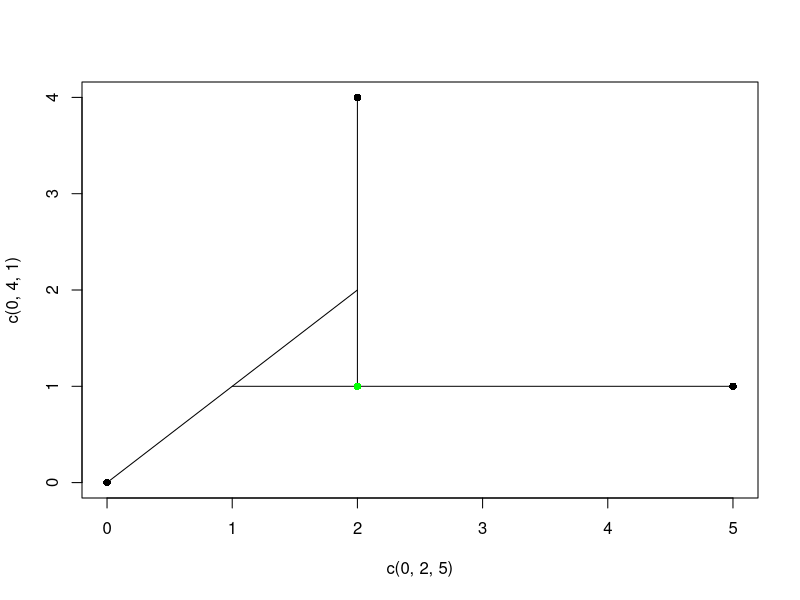
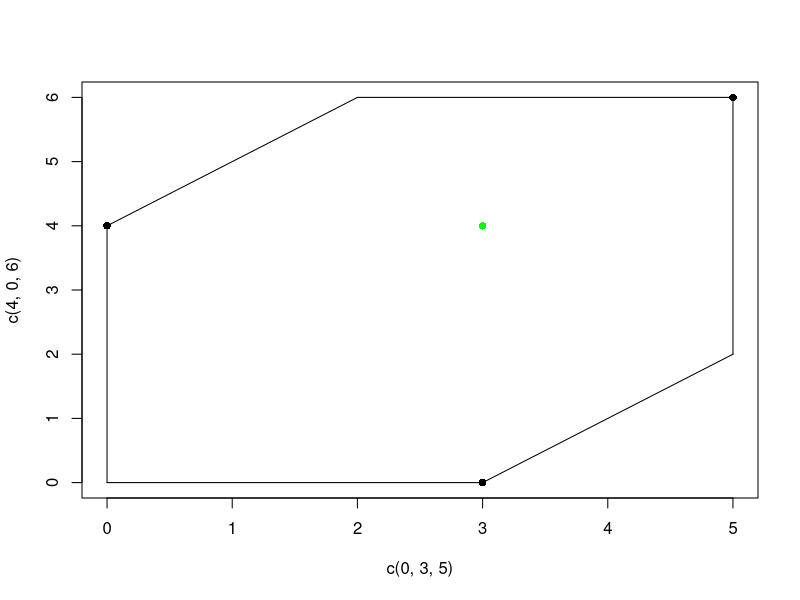

The R script that drew these images, in order:
# This code implements Sturm's algorithm for sets of bidimensional points in the 
# tropical metric space
a = c(0,0)
b = c(2,4)
c = c(5,1)


a = c(0,4)
b = c(3,0)
c = c(5, 6)

# undefined curvature triangle

a = c(0,0)
b = c(448,449)
c = c(452,256)


P<- matrix(c(a,b, c),nrow=length(a))
K = 100000
N = 10
epsilon = 0.0001

#does not converge
K = 20000
N = 100
epsilon = 0.0001


dtr <- function (x, y){
  x = c(0,x)
  y = c(0,y)
  return (max(x-y) - min(x-y))
}
deu <- function (x, y) return (sqrt(sum((x-y)^2)))
sosd <- function (d, mu, P) {
  sos = 0
  for (i in 1:ncol(P)){
    x = P[,i]
    sos = sos + d(x,mu)^2
  }
  return (sos)
}

tropicalLine <-  function (x,y, tk) {
  if (identical(x,y)) {
    mu =  (x)
    return (mu)
  }
  if ((x[1] == y[1]) | (x[2] == y[2])) {
    mu = ((1-tk)*x+y*tk)
    return (mu)
  }
  
  if ((x[1] == x[2]) & (y[1] == y[2])){
    mu = ((1-tk)*x+y*tk)
    return (mu)
  }
  
  if (x[1]<y[1]) {
    a = x
    b = y
  }
  if (x[1]>y[1]) {
    a = y
    b = x
  }
  if ((a[2]<b[2]) & ((a[1]-a[2])<=(b[1]-b[2]))){
    t = (b[2]-a[2])/(b[1]-a[1])
    if (tk <= t) {
      mu = c(a[1]+tk*(b[1]-a[1]), a[2]+tk*(b[1]-a[1]))
    }
    if (t < tk) {
      mu = c(a[1]+tk*(b[1]-a[1]), b[2])
      
    }
  }
  
  if ((a[2]<b[2]) & ((a[1]-a[2])>(b[1]-b[2]))){
    t = (b[1]-a[1])/(b[2]-a[2])
    if (t >= tk) {
      mu = c(a[1]+tk*(b[2]-a[2]), a[2]+tk*(b[2]-a[2]))
    }
    if (t < tk) {
      mu = c(b[1],a[2]+tk*(b[2]-a[2]))
      
    }
  }
  
  if (a[2]>b[2]){
    t = (a[2]-b[2])/(a[2]-b[2]+b[1]-a[1])
    if (t >= tk) {
      mu = c(a[1],a[2]-tk*(a[2]-b[2]+b[1]-a[1]))
    }
    if (t < tk) {
      mu = c(a[1]+b[2]-a[2]+tk*(a[2]-b[2]+b[1]-a[1]),b[2])
    }
  }
  return (mu)
}


FrechetStrum <- function (P, K, N, epsilon){
  mu = P[,sample(ncol(P),size=1)]
  d = c()
  for (k in 1:K){
    p = P[,sample(ncol(P),size=1)]
    muk=mu
    tk = 1/(k+1)
    mu = tropicalLine(muk, p, tk )
    d = c(d, deu(muk, mu))
    ld = length(d)
    if (ld>N){
      if (all(d[c((ld-N):ld )]<epsilon) ) {
        return (c(mu, sosd(dtr, mu, P)))
      }
    }
  }
  crit = 0
  return (c("out for iterations:", mu))
}

FrechetStrum(P, K, N, epsilon)

frMeans <- matrix(NA, nrow = 50, ncol = 3)
for (i in 1:50){
  frMeans[i,] <- FrechetStrum(P, K, N, epsilon)
}

plot(c(0, 2, 5),c(0, 4, 1), pch = 16)
lines (c(0,2), c(0,2))
lines(c(1,5), c(1,1))
lines (c(2,2), c(1,4))
points(frMeans[,1], frMeans[,2], col='magenta', type='p',pch=16, ylim=c(-1,4), xlim= c(-1,5))
points(2,1, col='green', pch = 16)

plot(c(0, 3, 5),c(4, 0, 6), pch = 16)
lines(c(0,0), c(4,0))
lines(c(0,3), c(0,0))
lines(c(3,5), c(0,2))
lines(c(5,5), c(2,6))
lines(c(2,5), c(6,6))
lines(c(2,0) ,c(6,4))
points(frMeans[,1], frMeans[,2], col='magenta', type='p',pch=16, ylim=c(-1,4), xlim= c(-1,5))
points(3,4, col='green', pch = 16)

